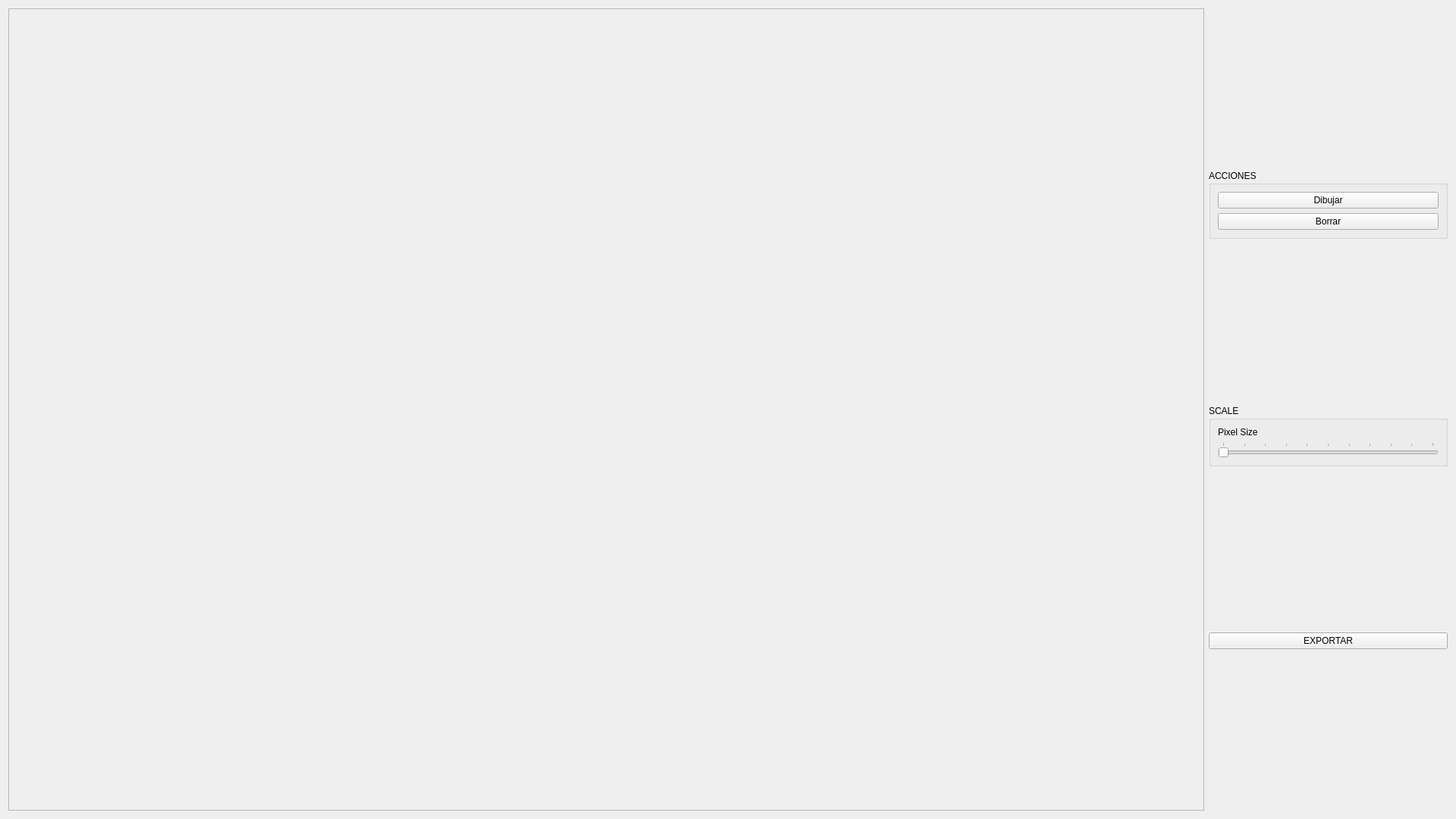
<?xml version="1.0" encoding="UTF-8"?>
<ui version="4.0">
 <class>WindowPaint</class>
 <widget class="QWidget" name="WindowPaint">
  <property name="geometry">
   <rect>
    <x>0</x>
    <y>0</y>
    <width>1920</width>
    <height>1080</height>
   </rect>
  </property>
  <property name="windowTitle">
   <string>Form</string>
  </property>
  <layout class="QHBoxLayout" name="horizontalLayout_2" stretch="10,2">
   <item>
    <layout class="QVBoxLayout" name="verticalLayout_2">
     <item>
      <widget class="QFrame" name="frame">
       <property name="frameShape">
        <enum>QFrame::StyledPanel</enum>
       </property>
       <property name="frameShadow">
        <enum>QFrame::Raised</enum>
       </property>
       <layout class="QHBoxLayout" name="horizontalLayout"/>
      </widget>
     </item>
    </layout>
   </item>
   <item>
    <layout class="QVBoxLayout" name="verticalLayout">
     <item>
      <spacer name="verticalSpacer_3">
       <property name="orientation">
        <enum>Qt::Vertical</enum>
       </property>
       <property name="sizeHint" stdset="0">
        <size>
         <width>20</width>
         <height>40</height>
        </size>
       </property>
      </spacer>
     </item>
     <item>
      <widget class="QGroupBox" name="groupBox">
       <property name="title">
        <string>ACCIONES</string>
       </property>
       <layout class="QVBoxLayout" name="verticalLayout_3">
        <item>
         <widget class="QPushButton" name="pushButton_Dibujar">
          <property name="text">
           <string>Dibujar</string>
          </property>
         </widget>
        </item>
        <item>
         <widget class="QPushButton" name="pushButton_Borrar">
          <property name="text">
           <string>Borrar</string>
          </property>
         </widget>
        </item>
       </layout>
      </widget>
     </item>
     <item>
      <spacer name="verticalSpacer_2">
       <property name="orientation">
        <enum>Qt::Vertical</enum>
       </property>
       <property name="sizeHint" stdset="0">
        <size>
         <width>20</width>
         <height>40</height>
        </size>
       </property>
      </spacer>
     </item>
     <item>
      <widget class="QGroupBox" name="groupBox_2">
       <property name="title">
        <string>SCALE</string>
       </property>
       <layout class="QVBoxLayout" name="verticalLayout_4">
        <item>
         <widget class="QLabel" name="label">
          <property name="text">
           <string>Pixel Size</string>
          </property>
         </widget>
        </item>
        <item>
         <widget class="QSlider" name="horizontalSlider">
          <property name="minimum">
           <number>1</number>
          </property>
          <property name="maximum">
           <number>21</number>
          </property>
          <property name="singleStep">
           <number>2</number>
          </property>
          <property name="orientation">
           <enum>Qt::Horizontal</enum>
          </property>
          <property name="tickPosition">
           <enum>QSlider::TicksAbove</enum>
          </property>
          <property name="tickInterval">
           <number>2</number>
          </property>
         </widget>
        </item>
       </layout>
      </widget>
     </item>
     <item>
      <spacer name="verticalSpacer">
       <property name="orientation">
        <enum>Qt::Vertical</enum>
       </property>
       <property name="sizeHint" stdset="0">
        <size>
         <width>20</width>
         <height>40</height>
        </size>
       </property>
      </spacer>
     </item>
     <item>
      <widget class="QPushButton" name="pushButton_Exportar">
       <property name="text">
        <string>EXPORTAR</string>
       </property>
      </widget>
     </item>
     <item>
      <spacer name="verticalSpacer_4">
       <property name="orientation">
        <enum>Qt::Vertical</enum>
       </property>
       <property name="sizeHint" stdset="0">
        <size>
         <width>20</width>
         <height>40</height>
        </size>
       </property>
      </spacer>
     </item>
    </layout>
   </item>
  </layout>
 </widget>
 <resources/>
 <connections/>
</ui>
